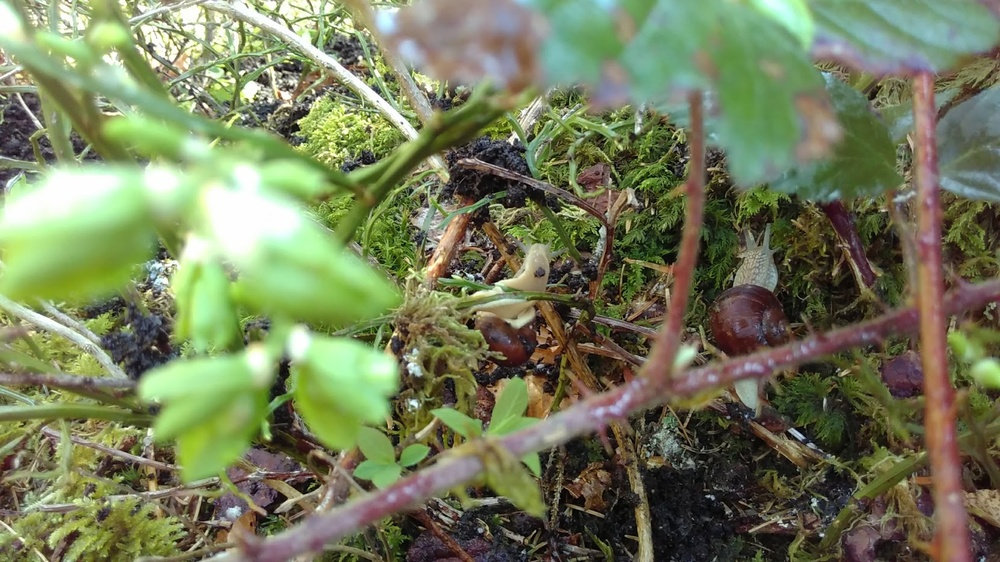
#> input picture ex_2/data/IMG_20180421_120341.jpg, 1000 x 562 px, shrunk from 1661 x 933 before the run
$ python -i CannyEdgeDetector.py   (imports and definitions only)
#> lines starting #> are read from the running program, lines starting #| are printed output that depends on the picture; after the words box and inside, x2 and y2 are one past the last pixel; in counts of white or black regions, pixels touching at a corner belong together
import numpy as np
import matplotlib.pyplot as plt
from scipy.ndimage import convolve

#
# NO MORE MODULES ALLOWED
#

def gaussFilter(img_in, ksize, sigma):
    """
    filter the image with a gauss kernel
    :param img_in: 2D greyscale image (np.ndarray)
    :param ksize: kernel size (int)
    :param sigma: sigma (float)
    :return: (kernel, filtered) kernel and gaussian filtered image (both np.ndarray)
    """

    center = ksize // 2
    coords = np.arange(ksize) - center
    x, y = np.meshgrid(coords, coords)
    kernel = (1 / (2 * np.pi * sigma**2)) * np.exp(-(x**2 + y**2) / (2 * sigma**2))
    kernel /= kernel.sum()
    filtered = convolve(img_in, kernel).astype(int)
    return kernel, filtered


def sobel(img_in):
    """
    applies the sobel filters to the input image
    Watch out! scipy.ndimage.convolve flips the kernel...

    :param img_in: input image (np.ndarray)
    :return: gx, gy - sobel filtered images in x- and y-direction (np.ndarray, np.ndarray)
    """

    Gx = np.array([[-1, 0, 1],
                   [-2, 0, 2],
                   [-1, 0, 1]])
    Gy = np.array([[ 1,  2,  1],
                   [ 0,  0,  0],
                   [-1, -2, -1]])
    gx = convolve(img_in, Gx).astype(int)
    gy = convolve(img_in, Gy).astype(int)
    return gx, gy


def gradientAndDirection(gx, gy):
    """
    calculates the gradient magnitude and direction images
    :param gx: sobel filtered image in x direction (np.ndarray)
    :param gy: sobel filtered image in x direction (np.ndarray)
    :return: g, theta (np.ndarray, np.ndarray)
    """

    g = np.sqrt(gx**2 + gy**2).astype(int)
    theta = np.arctan2(gy, gx)
    return g, theta


def convertAngle(angle):
    """
    compute nearest matching angle
    :param angle: in radians
    :return: nearest match of {0, 45, 90, 135}
    """

    deg = np.degrees(angle) % 180
    if deg < 22.5 or deg >= 157.5:
        return 0
    elif deg < 67.5:
        return 45
    elif deg < 112.5:
        return 90
    else:
        return 135


def maxSuppress(g, theta):
    """
    calculate maximum suppression
    :param g:  (np.ndarray)
    :param theta: 2d image (np.ndarray)
    :return: max_sup (np.ndarray)
    """

    deg = np.degrees(theta) % 180
    angle = np.zeros_like(deg, dtype=int)
    angle[(deg >= 22.5) & (deg < 67.5)] = 45
    angle[(deg >= 67.5) & (deg < 112.5)] = 90
    angle[(deg >= 112.5) & (deg < 157.5)] = 135

    pad = np.pad(g, 1)
    n1 = np.where(angle == 0,  pad[1:-1, :-2],
         np.where(angle == 45, pad[2:,   :-2],
         np.where(angle == 90, pad[:-2,  1:-1],
                               pad[:-2,  :-2])))
    n2 = np.where(angle == 0,  pad[1:-1, 2:],
         np.where(angle == 45, pad[:-2,  2:],
         np.where(angle == 90, pad[2:,   1:-1],
                               pad[2:,   2:])))

    result = np.zeros_like(g)
    mask = (g >= n1) & (g >= n2)
    result[1:-1, 1:-1] = np.where(mask[1:-1, 1:-1], g[1:-1, 1:-1], 0)
    return result


def hysteris(max_sup, t_low, t_high):
    """
    calculate hysteris thresholding.
    Attention! This is a simplified version of the lectures hysteresis.
    Please refer to the definition in the instruction

    :param max_sup: 2d image (np.ndarray)
    :param t_low: (int)
    :param t_high: (int)
    :return: hysteris thresholded image (np.ndarray)
    """

    thresh = np.zeros_like(max_sup)
    thresh[max_sup > t_high] = 2
    thresh[(max_sup > t_low) & (max_sup <= t_high)] = 1

    strong = (thresh == 2)
    padded_strong = np.pad(strong.astype(np.uint8), 1)
    neighbor_has_strong = np.lib.stride_tricks.sliding_window_view(padded_strong, (3, 3)).any(axis=(-2, -1))

    result = np.zeros_like(max_sup)
    result[strong] = 255
    result[(thresh >= 1) & neighbor_has_strong] = 255
    return result


def canny(img):
    # gaussian
    kernel, gauss = gaussFilter(img, 5, 2)

    # sobel
    gx, gy = sobel(gauss)

    # plotting
    plt.subplot(1, 2, 1)
    plt.imshow(gx, 'gray')
    plt.title('gx')
    plt.colorbar()
    plt.subplot(1, 2, 2)
    plt.imshow(gy, 'gray')
    plt.title('gy')
    plt.colorbar()
    plt.show()

    # gradient directions
    g, theta = gradientAndDirection(gx, gy)

    # plotting
    plt.subplot(1, 2, 1)
    plt.imshow(g, 'gray')
    plt.title('gradient magnitude')
    plt.colorbar()
    plt.subplot(1, 2, 2)
    plt.imshow(theta)
    plt.title('theta')
    plt.colorbar()
    plt.show()

    # maximum suppression
    maxS_img = maxSuppress(g, theta)

    # plotting
    plt.imshow(maxS_img, 'gray')
    plt.show()

    result = hysteris(maxS_img, 50, 75)

    return result

>>> import cv2
>>> picture = cv2.imread('data/IMG_20180421_120341.jpg', cv2.IMREAD_GRAYSCALE)
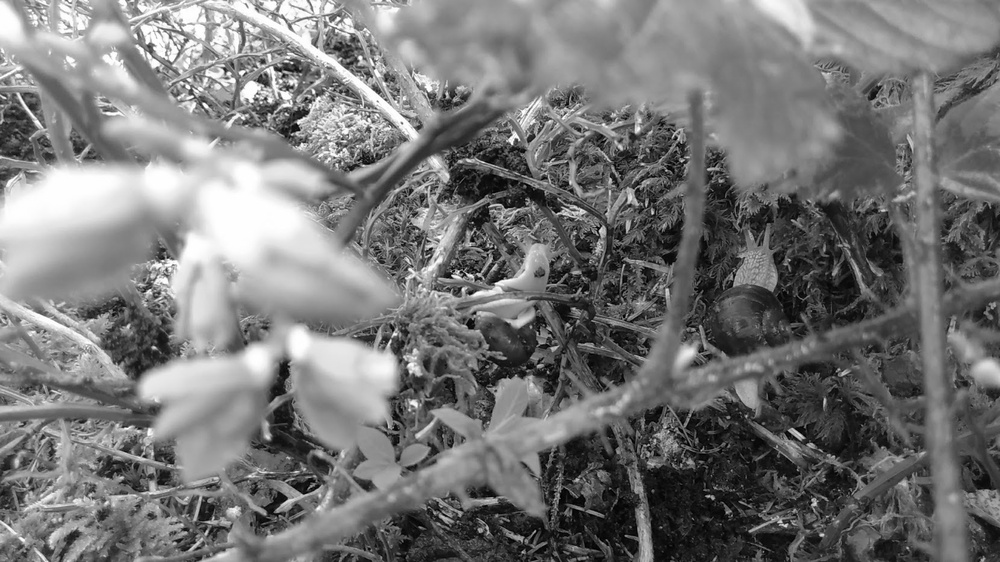
#> picture: shape (562, 1000); min 0, max 255, mean 118.7
>>> result = canny(picture)
#> in canny, `kernel, gauss = gaussFilter(img, 5, 2)`: kernel = [[0.0232, 0.0338, 0.0383, 0.0338, 0.0232], [0.0338, 0.0492, 0.0558, 0.0492, 0.0338], [0.0383, 0.0558, 0.0632, 0.0558, 0.0383], [0.0338, 0.0492, 0.0558, 0.0492, 0.0338], [0.0232, 0.0338, 0.0383, 0.0338, 0.0232]]
#> in sobel, `gy = convolve(img_in, Gy).astype(int)`:
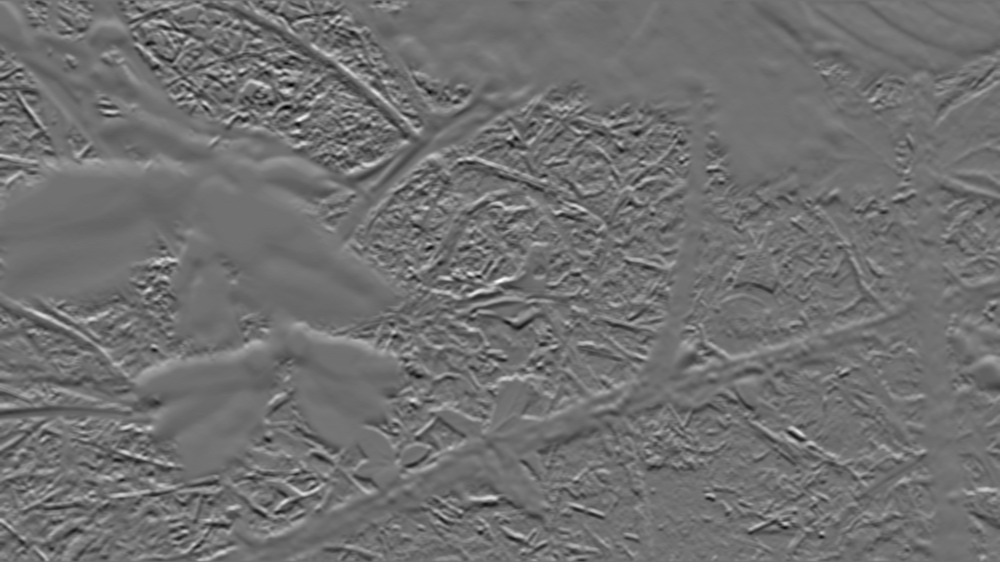
#> gy: shape (562, 1000) int64; min -312, max 389, mean -1.3; drawn with min black and max white
#> in gradientAndDirection, `theta = np.arctan2(gy, gx)`:
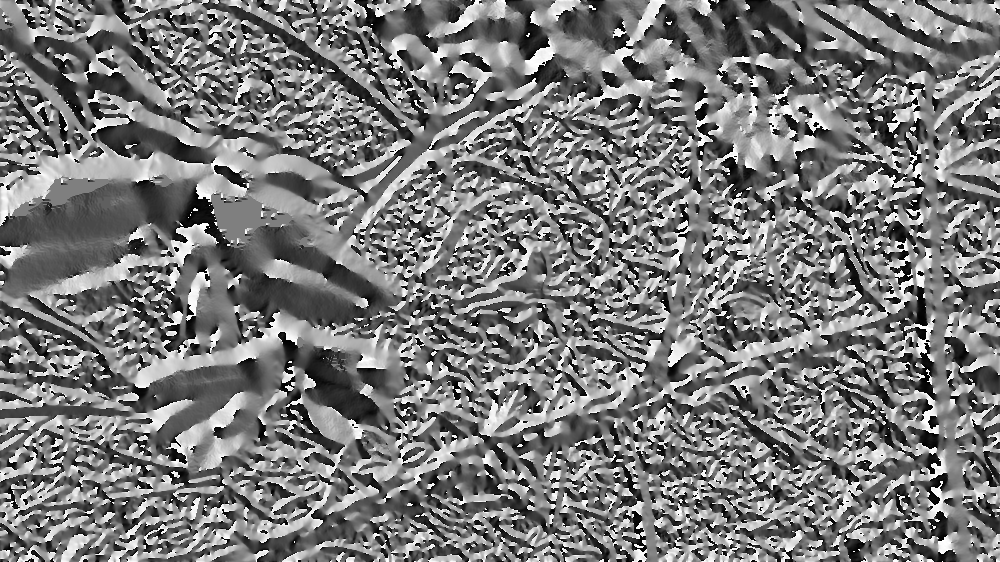
#> theta: shape (562, 1000) float64; min -3.14, max 3.14, mean -0.127; drawn with min black and max white
#> in canny, `plt.show()`:
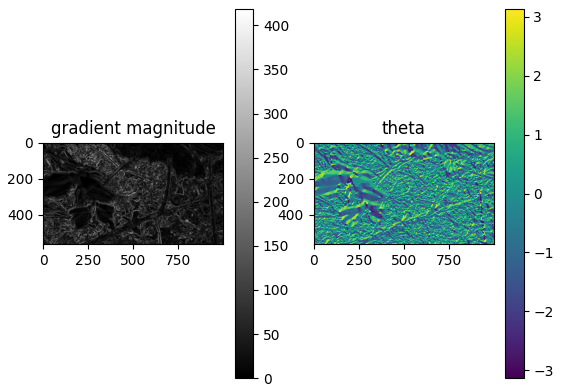
#> figure drawn by matplotlib, 4 panels
#> in maxSuppress, `deg = np.degrees(theta) % 180`:
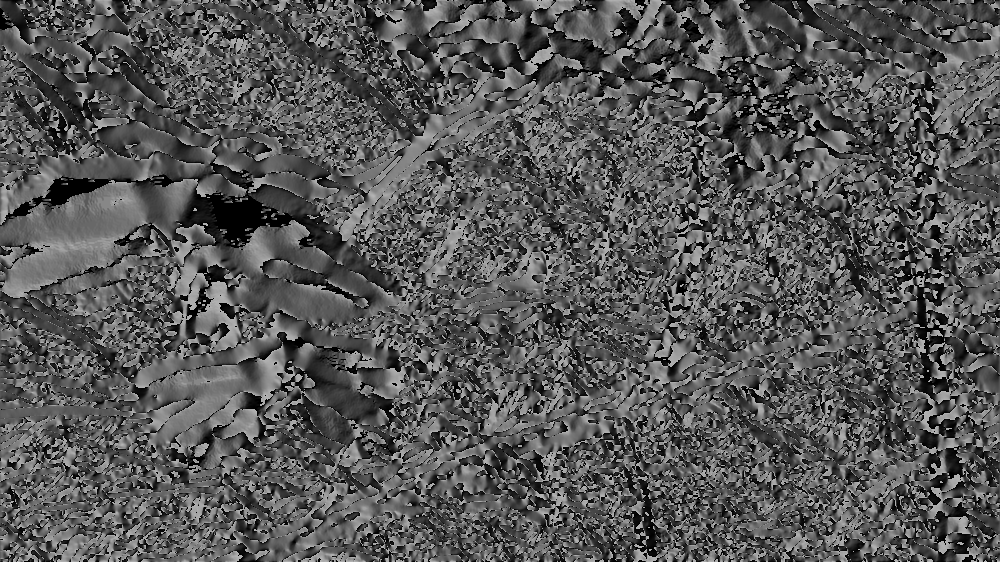
#> deg: shape (562, 1000) float64; min 0, max 179.8, mean 86.9
#> in maxSuppress, `mask = (g >= n1) & (g >= n2)`:
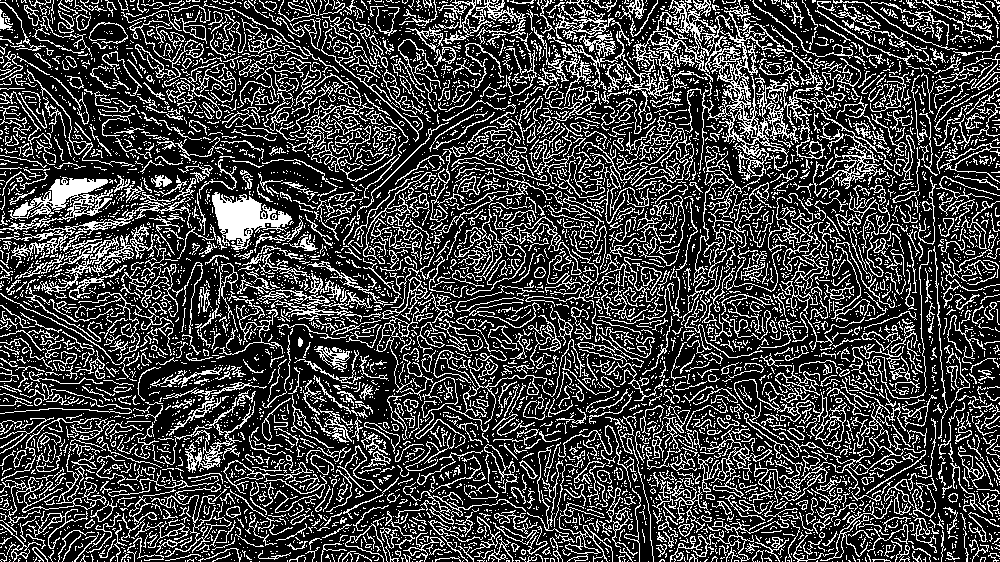
#> mask: shape (562, 1000) bool; 25.8% white in thin lines or dots
#> in canny, `result = hysteris(maxS_img, 50, 75)`:
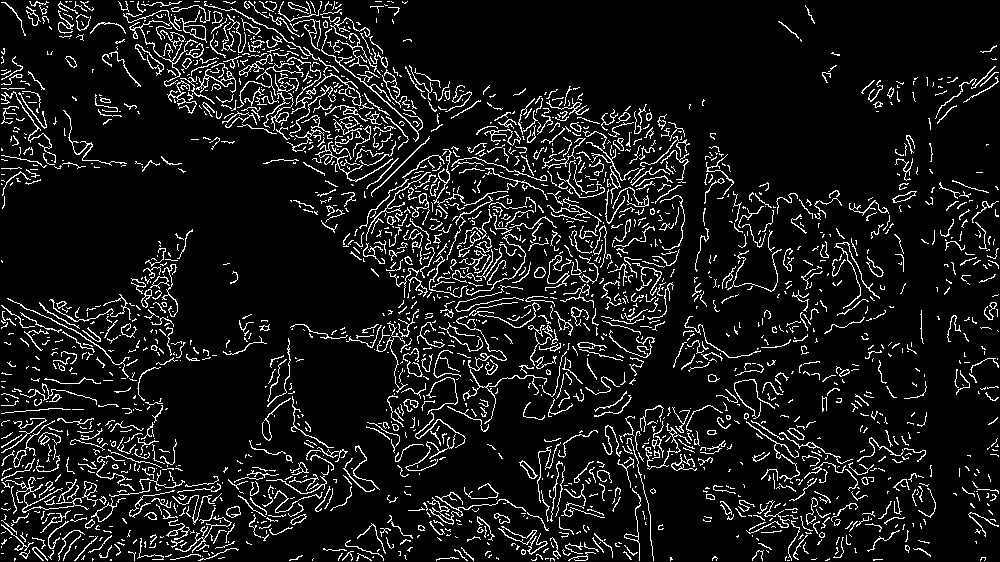
#> result: shape (562, 1000) int64; 9.4% white in thin lines or dots

$ run again, on ex_2/data/IMG_20180421_120349.jpg
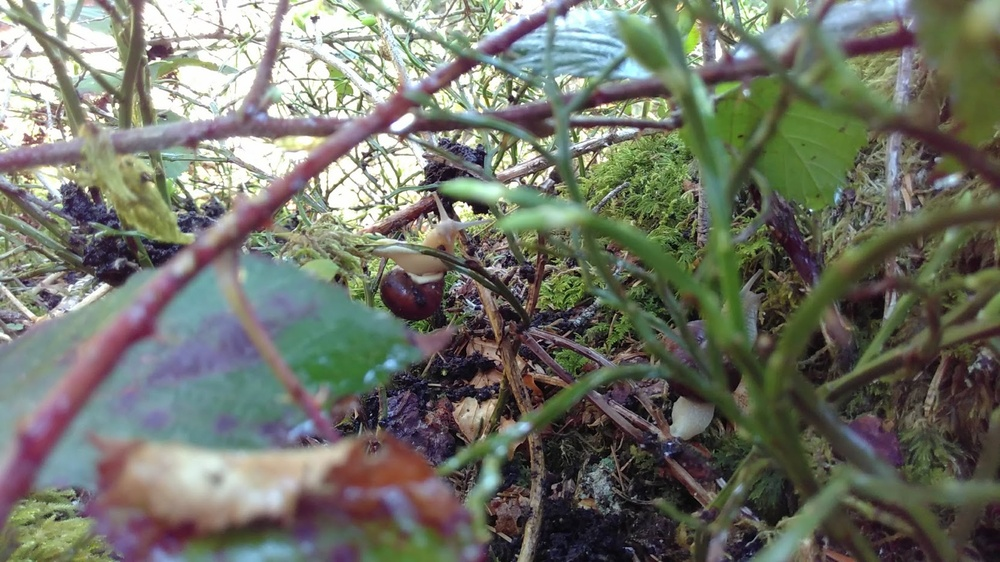
#> input picture ex_2/data/IMG_20180421_120349.jpg, 1000 x 562 px, shrunk from 1661 x 933 before the run
#> kernel = [[0.0232, 0.0338, 0.0383, 0.0338, 0.0232], [0.0338, 0.0492, 0.0558, 0.0492, 0.0338], [0.0383, 0.0558, 0.0632, 0.0558, 0.0383], [0.0338, 0.0492, 0.0558, 0.0492, 0.0338], [0.0232, 0.0338, 0.0383, 0.0338, 0.0232]]
#> in maxSuppress, `mask = (g >= n1) & (g >= n2)`:
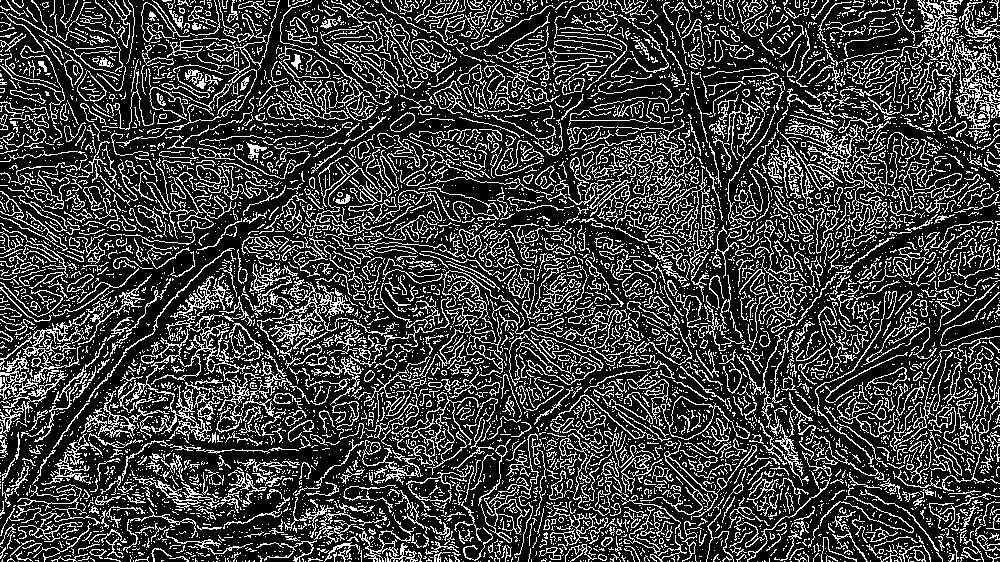
#> mask: shape (562, 1000) bool; 24.3% white in thin lines or dots
#> in canny, `result = hysteris(maxS_img, 50, 75)`:
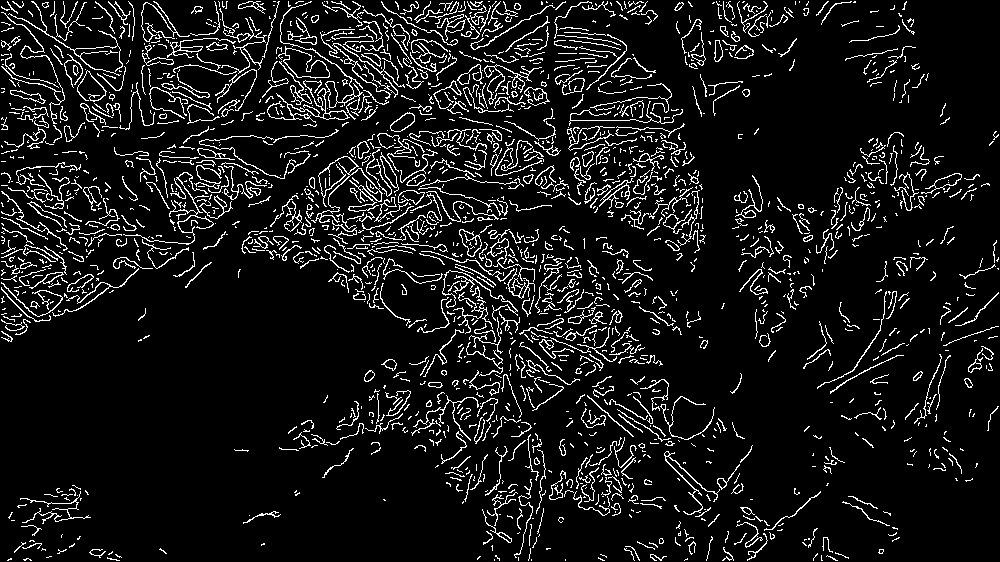
#> result: shape (562, 1000) int64; 8.9% white in thin lines or dots

$ run again, on ex_2/data/input1.jpg
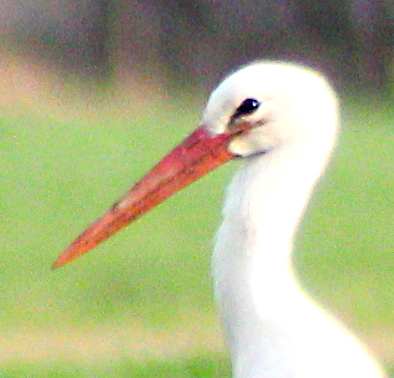
#> input picture ex_2/data/input1.jpg, 394 x 378 px
#> kernel = [[0.0232, 0.0338, 0.0383, 0.0338, 0.0232], [0.0338, 0.0492, 0.0558, 0.0492, 0.0338], [0.0383, 0.0558, 0.0632, 0.0558, 0.0383], [0.0338, 0.0492, 0.0558, 0.0492, 0.0338], [0.0232, 0.0338, 0.0383, 0.0338, 0.0232]]
#> in maxSuppress, `mask = (g >= n1) & (g >= n2)`:
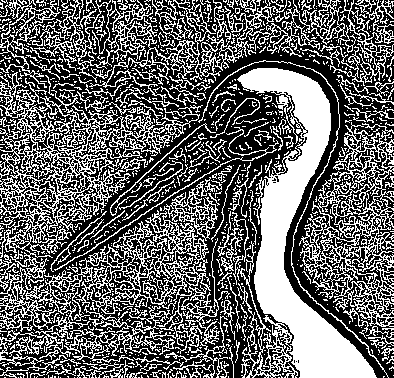
#> mask: shape (378, 394) bool; 40% white; 1333 white regions (1179 under 20 px), largest, box (x1, y1, x2, y2) and area: (0, 72, 220, 363) 16474, (232, 68, 377, 378) 14826, (299, 122, 394, 327) 5410
#> in canny, `result = hysteris(maxS_img, 50, 75)`:
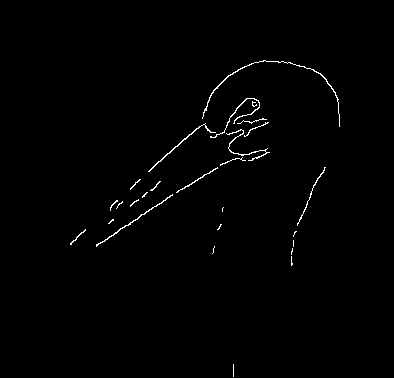
#> result: shape (378, 394) int64; 0.85% white in thin lines or dots, all inside (x1, y1, x2, y2) = (70, 60, 340, 377)
